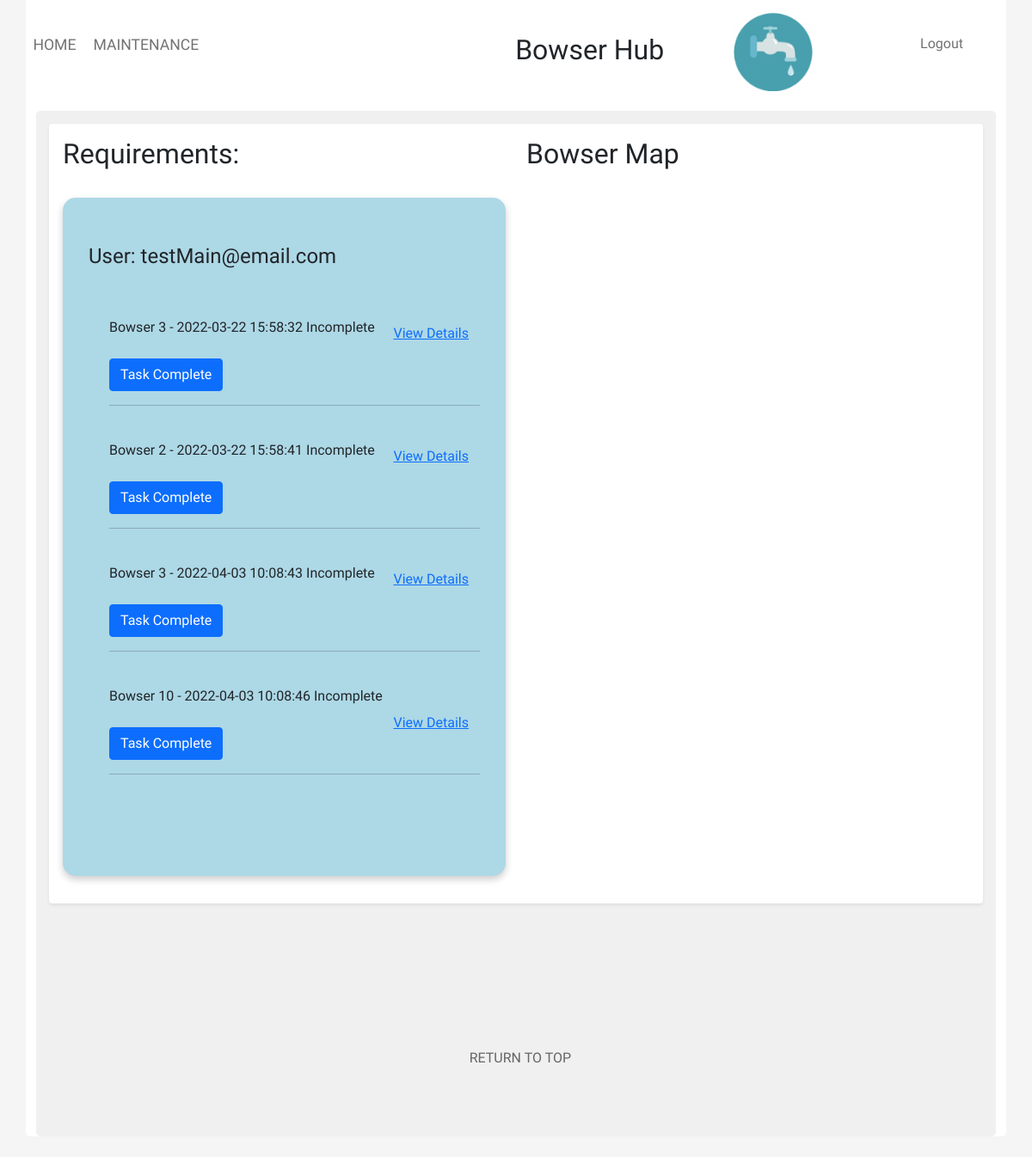
Page /maintenance/maintenance.php (signed in) on the committed database.
### tables this page shows
CREATE TABLE `tbl_maintenance_schedule` (
  `Maintenance_ID` int(11) NOT NULL,
  `Bowser_ID` int(11) NOT NULL,
  `User_ID` int(11) NOT NULL,
  `Description` varchar(100) NOT NULL,
  `Status` varchar(100) NOT NULL,
  `Date` timestamp NOT NULL DEFAULT current_timestamp() ON UPDATE current_timestamp(),
  `Assigned_To` int(11) NOT NULL,
  `Area_ID` int(11) NOT NULL,
  `Priority` int(11) NOT NULL,
  `Task_Type` varchar(100) NOT NULL
);

### maintenance/maintenance.php (the view, shortened to what this page needs)
<?php
if (isset($_SESSION['email'])){
    $email = $_SESSION['email'];
}
$connection = OpenConnection();
$User_SQL = "SELECT * from tbl_user_account WHERE Email = '$email'";
$User_Query = mysqli_query($connection, $User_SQL);
$User = mysqli_fetch_assoc($User_Query);
$User_ID = $User['User_ID'];
$sql = "SELECT * FROM tbl_maintenance_schedule WHERE Assigned_To = '$User_ID' AND Status <> 'Complete'";
$query = mysqli_query($connection, $sql);
?>
<!doctype html>
<html lang="en">
<head>
    <link href="https://cdn.jsdelivr.net/npm/bootstrap@5.1.1/dist/css/bootstrap.min.css" rel="stylesheet">
    <link rel="stylesheet" href="../global/global.css" type="text/css">
    <link rel="stylesheet" href="maintenanceCSS.php" type="text/css">
</head>
<body>
<div class="container">
    <div class="nav-wrapper">
        <div class="left-side">
            <div class="nav-link-wrapper active-nav-link">
                <a class="text-focus-in" href="../home/index.php">Home</a>
            </div>
            <div class="nav-link-wrapper active-nav-link">
                <a class="text-focus-in" href="maintenance.php">Maintenance</a>
            </div>
        </div>
        <div class="middle">
            <h2 class="text-focus-in">Bowser Hub</h2>
            <div id="logo">
                <img id="logo_image" src="../images/logo/bowserLogo.png" alt="" width="100" height="100">
            </div>
        </div>
        <div class="right-side">
            <div class="nav-link-wrapper">
                <?php
                if (isset($_SESSION['email'])) {
                    echo "<div class='nav-link-wrapper' id='logoutTab'>";
                    echo "<a href='../home/logout.php'>Logout</a>";
                    echo "</div>";
                }
                ?>
            </div>
        </div>
    </div>
    <div class="upperPage">
        <div class="shadow-sm p-3 mb-5 bg-body rounded">
            <div class="row">
                <div class="col">
                    <h2> Requirements:</h2>
                    <br />
                    <ul class="maintenance_list">
                        <br />
                        <h4>User: <?php echo $email  ?> </h4>
                        <br /><br />
                        <?php
                        foreach($query as $row){
                                        $status = $row['Status'];
                                        echo "<div class='form-check'>";
                                         echo "<label class='form-check-label'>";
                                        echo "Bowser ", $row['Bowser_ID']," - " ,$row['Date'], " ", "<span class = status>",$status,"</span>";
                                        echo "</label>";
                                        echo "<button type='button' class='btn btn-link' data-toggle='popover' data-html = 'true'
                                        title= 'Description: $row[Description]  Area ID: $row[Area_ID] <span> Priority $row[Priority] Task Type: $row[Task_Type]'
                                        style='float:right;'>View Details</button>";
                                        echo "<br/><br/>";
                                       echo "<button type='button' class='btn btn-primary' style='float:right position:fixed; id='initialSubmit'>Task Complete</button>";
                                       echo "<hr>";
                                    echo "</div>";
                                    echo "<br/>";
                        }
                        ?>
                    <br /><br />
                </div>
                <div class="col">
                    <div class="text_area">
                        <h2>Bowser Map</h2>
                        <br />
                        <div id="map"></div>
                    </div>
                </div>
            </div>
        </div>
        <br /><br /><br /><br /><br />
        <p><a id="top_link" href="#back_to_top" >RETURN TO TOP</a></p>
        <br />  <br />
</body>
</html>

### global/global.css (style rules this page uses)
.left-side { margin-left: 5px; }
#logo { margin-right: -250px; }
#logo_image { margin-top: -75px; margin-left: 250px; }
body { font-family: "Comfortaa", cursive; margin: 0px; background-color: whitesmoke; }
.container { display: grid; grid-template-columns: 1fr; background-color: white; }
.nav-wrapper { display: flex; justify-content: space-between; padding: 38px; }
.left-side { display: flex; margin-left: -4%; }
.nav-wrapper > .left-side > div { margin-right: 20px; text-transform: uppercase; font-size: 1.1rem; }
.nav-link-wrapper { height: 22px; border-bottom: 1px solid transparent; transition: border-bottom 0.5s; }
.active-nav-link a { color: #727272; }
.nav-link-wrapper a { color: #727272; text-decoration: none; transition: color 0.5s; }
.text-focus-in { -webkit-animation: text-focus-in 0.7s cubic-bezier(0.55, 0.085, 0.68, 0.53) both; animation: text-focus-in 0.7s cubic-bezier(0.55, 0.085, 0.68, 0.53) both; animation-delay: 0.7s; }
.middle { margin-left: -30%; }
.upperPage { background-color: rgb(240, 240, 240); border-radius: 5px; padding: 15px; margin-top: -20px; }
.container { padding-top: 25px; margin-top: -40px; border-radius: 5px; }
#top_link { color: #656565; margin-left: 45%; }
a:link { text-decoration: none; }
#map { height: 400px; }
@media only screen and (max-width: 1200px) { .middle { margin-left: 50px; } }

### rows in the picture
tbl_maintenance_schedule: Bowser_ID "3", Date "2022-03-22 15:58:32", Status "Incomplete"
tbl_maintenance_schedule: Bowser_ID "2", Date "2022-03-22 15:58:41", Status "Incomplete"
tbl_maintenance_schedule: Bowser_ID "3", Date "2022-04-03 10:08:43", Status "Incomplete"
tbl_maintenance_schedule: Bowser_ID "10", Date "2022-04-03 10:08:46", Status "Incomplete"

### other values in the picture
$email "testMain@email.com"
